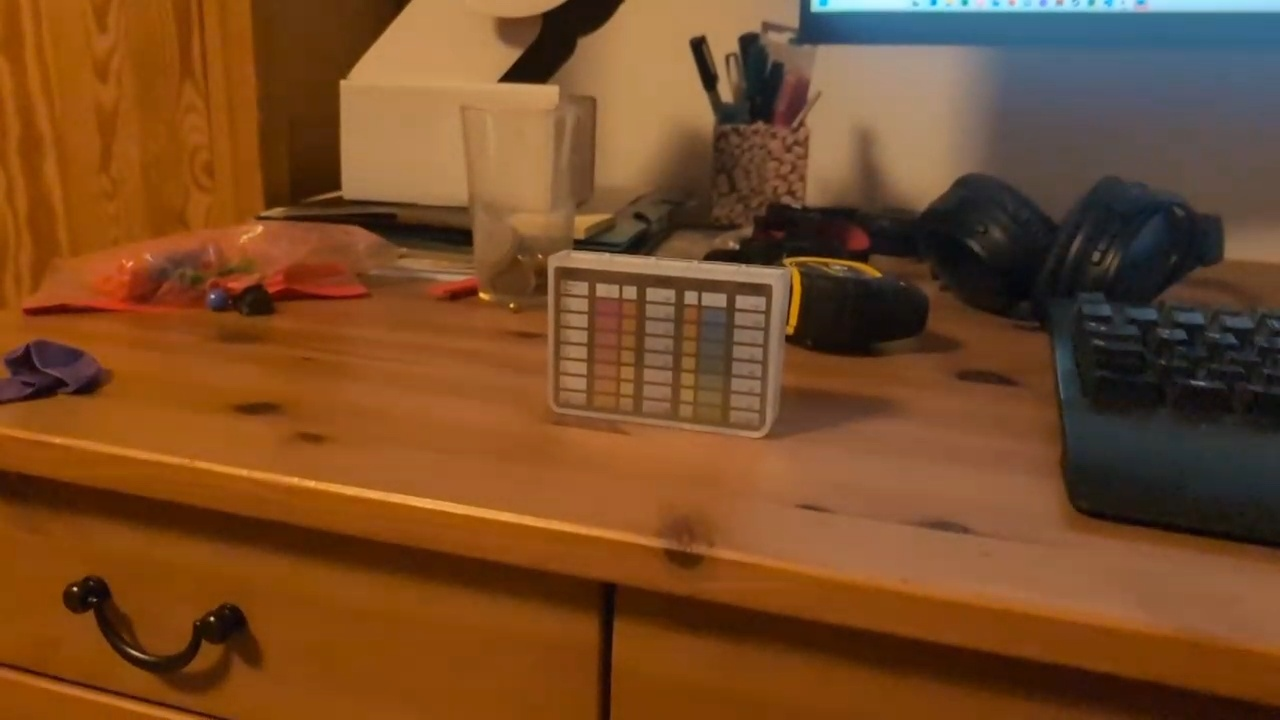
#> input picture raw_001.jpg, 1280 x 720 px, given in place of template02.jpg, which was not available
$ python test_diagnose_ph.py
#> lines starting #> are read from the running program, lines starting #| are printed output that depends on the picture; after the words box and inside, x2 and y2 are one past the last pixel; in counts of white or black regions, pixels touching at a corner belong together; pictures that were not available may be replaced by others from this repository, and a replacement may not be noted
### tracker.py
"""
tracker.py
==========
Messindikator-Tracker: Findet die Messkarte im Kamerabild über ihre Gitterzellen.

Erkennungsstrategie:
  Cell-Cluster: Canny → alle Konturen → kleine rechteckige (= Zellen) sammeln
                → Dichtefilter (Zellen liegen nahe beieinander)
                → minAreaRect der dichten Zellzentren als rotiertes Quad
                → _verify_quad bestätigt Gitterstruktur (HoughLinesP)

Liefert 4 geordnete Eckpunkte (TL, TR, BR, BL) im Frame-Koordinatensystem.
warp() wendet getPerspectiveTransform an und liefert das Kartenbild in exakt
der Template-Größe (inklusive Rotations- und Perspektivkorrektur).

Verwendung:
    tracker   = IndicatorTracker(template_gray)
    stability = QuadStabilityChecker(required_frames=5)

    quad, method = tracker.find(scene_gray)
    if stability.update(quad):
        warped = tracker.warp(frame_bgr, stability.mean_quad())
"""

import cv2
import numpy as np
from typing import List, Optional, Tuple


# ══════════════════════════════════════════════════════════
# Hilfsfunktionen
# ══════════════════════════════════════════════════════════

def order_quad_corners(pts: np.ndarray) -> np.ndarray:
    """
    Sortiert 4 Eckpunkte konsistent: TL → TR → BR → BL.
    TL = kleinste Summe x+y, BR = größte, TR = kleinste Differenz x-y, BL = größte.
    """
    pts = pts.reshape(4, 2).astype(np.float32)
    s   = pts.sum(axis=1)
    d   = np.diff(pts, axis=1).ravel()
    out = np.empty((4, 2), dtype=np.float32)
    out[0] = pts[np.argmin(s)]   # TL
    out[2] = pts[np.argmax(s)]   # BR
    out[1] = pts[np.argmin(d)]   # TR
    out[3] = pts[np.argmax(d)]   # BL
    return out


# ══════════════════════════════════════════════════════════
# Zell-Cluster-Detektion
# ══════════════════════════════════════════════════════════

def detect_card_by_cell_cluster(
    gray: np.ndarray,
    aspect_ratio: float,
    ratio_tol: float = 0.35,
    min_cells: int   = 6,
) -> Optional[np.ndarray]:
    """
    Findet die Karte über ihre Gitterzellen (statt der Außenkontur).

    Die Außenkontur verschmilzt häufig mit dem Hintergrund (Tischkante etc.).
    Die internen Zell-Rechtecke bleiben aber sichtbar und dicht gruppiert.

    Ablauf:
      1. Canny (ohne Dilatation, um Verschmelzung zu vermeiden)
      2. RETR_LIST: alle Konturen, nicht nur äußerste
      3. Kleine rechteckige Konturen = Zellkandidaten
      4. Dichtefilter: nur Zellen mit ≥3 Nachbarn innerhalb 80px behalten
         (Karten­raster = dicht; Hintergrundrechtecke = verteilt)
      5. minAreaRect auf den dichten Zellen → rotiertes Viereck
      6. Erweiterung um ~halbe Zellgröße (Zellzentren liegen nicht am Kartenrand)

    Returns:
        quad (4,2 float32) TL→TR→BR→BL, oder None
    """
    h, w       = gray.shape[:2]
    frame_area = h * w

    blurred  = cv2.GaussianBlur(gray, (5, 5), 0)
    clahe    = cv2.createCLAHE(clipLimit=2.0, tileGridSize=(8, 8))
    enhanced = clahe.apply(blurred)
    edges    = cv2.Canny(enhanced, 30, 120)

    contours, _ = cv2.findContours(edges, cv2.RETR_LIST, cv2.CHAIN_APPROX_SIMPLE)

    min_cell = frame_area * 0.0001
    max_cell = frame_area * 0.02

    centers:    List[Tuple[float, float]] = []
    cell_sizes: List[float]               = []
    for cnt in contours:
        area = cv2.contourArea(cnt)
        if area < min_cell or area > max_cell:
            continue

        hull = cv2.convexHull(cnt)
        peri = cv2.arcLength(hull, True)
        if peri < 1:
            continue
        approx = cv2.approxPolyDP(hull, 0.08 * peri, True)
        if len(approx) != 4:
            continue

        rect_box   = cv2.minAreaRect(approx)
        rw_c, rh_c = rect_box[1]
        if min(rw_c, rh_c) < 4:
            continue
        cell_ar = max(rw_c, rh_c) / (min(rw_c, rh_c) + 1e-6)
        if cell_ar > 4.5:
            continue

        cx, cy = rect_box[0]
        centers.append((cx, cy))
        cell_sizes.append(max(rw_c, rh_c))

    if len(centers) < min_cells:
        return None

    pts = np.array(centers, dtype=np.float32)

    # Dichte Zellen: ≥3 Nachbarn in 80px (ca. 2-4 Zellbreiten bei typischer Entfernung)
    radius = 80.0
    keep   = []
    for i, p in enumerate(pts):
        dists = np.linalg.norm(pts - p, axis=1)
        if int(np.sum(dists < radius)) >= 4:            # self + 3 Nachbarn
            keep.append(i)
    if len(keep) < min_cells:
        return None
    dense       = pts[keep]
    dense_sizes = np.array([cell_sizes[i] for i in keep])

    # Rotiertes Rechteck (ermöglicht korrekte Entzerrung bei gekippter Karte)
    (cx, cy), (rw, rh), angle = cv2.minAreaRect(dense)
    if min(rw, rh) < 20:
        return None

    ar    = max(rw, rh) / (min(rw, rh) + 1e-6)
    ar_lo = aspect_ratio * (1.0 - ratio_tol)
    ar_hi = aspect_ratio * (1.0 + ratio_tol)
    if not (ar_lo <= ar <= ar_hi):
        return None

    # Zellzentren liegen nicht am Kartenrand — um halbe Zellgröße nach außen erweitern
    half_cell = float(np.median(dense_sizes)) * 0.5
    expanded  = ((cx, cy), (rw + 2 * half_cell, rh + 2 * half_cell), angle)

    quad = cv2.boxPoints(expanded).astype(np.float32)
    quad[:, 0] = np.clip(quad[:, 0], 0, w - 1)
    quad[:, 1] = np.clip(quad[:, 1], 0, h - 1)

    return order_quad_corners(quad)


# ══════════════════════════════════════════════════════════
# Stabilitätsprüfung
# ══════════════════════════════════════════════════════════

class QuadStabilityChecker:
    """
    Bewertet ob das erkannte Viereck über N aufeinanderfolgende Frames stabil ist.
    Stabilität = max. Eckpunktdrift über die letzten N Frames < max_drift Pixel.
    """

    # [16 lines left out: functions __init__, update, not called in this run]

    def reset(self):
        self._history.clear()

    def progress(self) -> int:
        return len(self._history)

    # [4 lines left out: function mean_quad, not called in this run]


# ══════════════════════════════════════════════════════════
# Haupt-Tracker
# ══════════════════════════════════════════════════════════

class IndicatorTracker:
    """
    Findet die Messkarte über Gitterzell-Clustering.

    find() gibt (quad, method) zurück:
        quad   – (4,2) float32 TL→TR→BR→BL im Frame, oder None
        method – 'cell' | 'none'
    """

    def __init__(self, template_gray: np.ndarray):
        self.template      = template_gray
        h, w               = template_gray.shape[:2]
        self.template_size = (w, h)
        self.aspect_ratio  = max(w, h) / min(w, h)

    # ──────────────────────────────────────────────────────

    def find(self, scene_gray: np.ndarray) -> Tuple[Optional[np.ndarray], str]:
        """
        Sucht den Indikator im Graustufen-Frame.
        Fallback-Pfade (Rect-Kontur, ORB/SIFT) sind deaktiviert — sie waren
        langsam und lieferten falsche Overlays.
        """
        quad = detect_card_by_cell_cluster(scene_gray, self.aspect_ratio)
        if quad is not None and self._verify_quad(scene_gray, quad):
            return quad, 'cell'
        return None, 'none'

    # ──────────────────────────────────────────────────────

    def _verify_quad(self, scene_gray: np.ndarray, quad: np.ndarray) -> bool:
        """
        Prüft ob die erkannte Region ein Gitter enthält (Falsch-Positiv-Schutz).
        Warpt auf 128x90 und zählt H/V-Linien mit HoughLinesP.
        """
        vw, vh      = 128, 90
        dst_corners = np.float32([[0, 0], [vw, 0], [vw, vh], [0, vh]])
        M      = cv2.getPerspectiveTransform(quad, dst_corners)
        warped = cv2.warpPerspective(scene_gray, M, (vw, vh))

        edges = cv2.Canny(warped, 30, 100)
        lines = cv2.HoughLinesP(edges, 1, np.pi / 180,
                                threshold=15, minLineLength=12, maxLineGap=4)
        if lines is None:
            return False

        h_lines = v_lines = 0
        for line in lines:
            x1, y1, x2, y2 = line[0]
            angle = abs(np.degrees(np.arctan2(y2 - y1, x2 - x1))) % 180
            if angle < 20 or angle > 160:
                h_lines += 1
            elif 70 < angle < 110:
                v_lines += 1

        return h_lines >= 20 and v_lines >= 4

    # ──────────────────────────────────────────────────────

    def warp(self, frame_bgr: np.ndarray, quad: np.ndarray) -> np.ndarray:
        """
        Perspektivkorrektur: Kartenbereich → exakte Template-Größe (BGR).

        getPerspectiveTransform auf 4 korrespondierende Eckpunkte liefert
        eine 3x3-Homographie, die Rotation + perspektivische Verzerrung
        vollständig entzerrt. Das Ergebnis ist achsenausgerichtet in
        Template-Größe — direkt geeignet für zellbasierte Farbmessung.
        """
        w_t, h_t    = self.template_size
        dst_corners = np.float32([[0, 0], [w_t, 0], [w_t, h_t], [0, h_t]])
        M = cv2.getPerspectiveTransform(quad.astype(np.float32), dst_corners)
        return cv2.warpPerspective(
            frame_bgr, M, (w_t, h_t),
            flags       = cv2.INTER_LINEAR,
            borderMode  = cv2.BORDER_REPLICATE,
        )

    # ──────────────────────────────────────────────────────

    # [17 lines left out: function draw_quad, not called in this run]

### test_diagnose_ph.py
"""
test_diagnose_ph.py
===================
Pro raw_*.jpg und Parameter:
  - Sample-LAB (L, A, B) aus der Measure-Zelle
  - min/max Kanal-Werte der Farb-Swatches
  - gewaehlter Kanal + r + Wert

Ziel: sehen, ob pH-Varianz von LAB-Drift (Beleuchtung) oder
      Warp-Region (Alignment) kommt.
"""
import cv2, json, glob
import numpy as np
from tracker import IndicatorTracker

ref      = json.load(open('reference.json', encoding='utf-8'))
#> (reads reference.json from the repository)
ref_img  = cv2.imread(ref['image_file'])
#> ref_img is the input picture: shape (720, 1280, 3); mean B, G, R 38, 74.4, 119.1
template = cv2.cvtColor(ref_img, cv2.COLOR_BGR2GRAY)
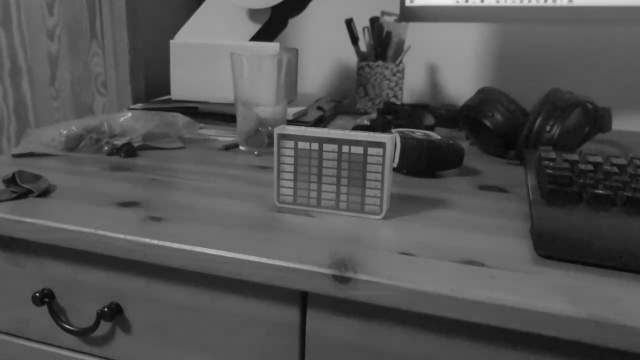
#> template: shape (720, 1280) (shown at 1/2 size); min 5, max 237, mean 83.6
tracker  = IndicatorTracker(template)

color_cells   = [c for c in ref['cells'] if     c['is_color_cell'] and c['value'] is not None]
measure_cells = [c for c in ref['cells'] if not c['is_color_cell']]
parameters    = sorted({p['name'] for p in ref['parameters']})

# [19 lines left out: functions cell_lab, best_channel, not called in this run]

names = {0:'L',1:'A',2:'B'}

images = sorted(glob.glob('raw_*.jpg'))
for p in images:
    frame = cv2.imread(p)
    gray  = cv2.cvtColor(frame, cv2.COLOR_BGR2GRAY)
    quad, method = tracker.find(gray)
#> in detect_card_by_cell_cluster, `enhanced = clahe.apply(blurred)`:
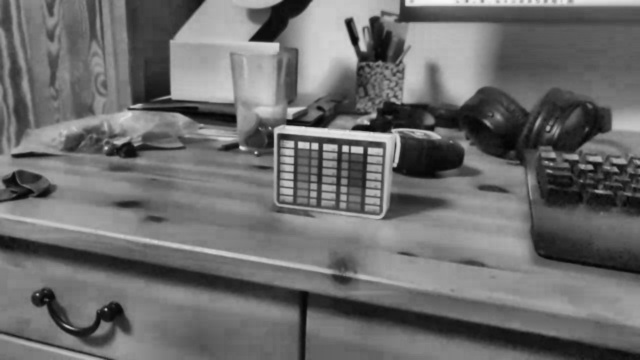
#> enhanced: shape (720, 1280) (shown at 1/2 size); min 4, max 248, mean 108.3
#> in detect_card_by_cell_cluster, `edges    = cv2.Canny(enhanced, 30, 120)`:
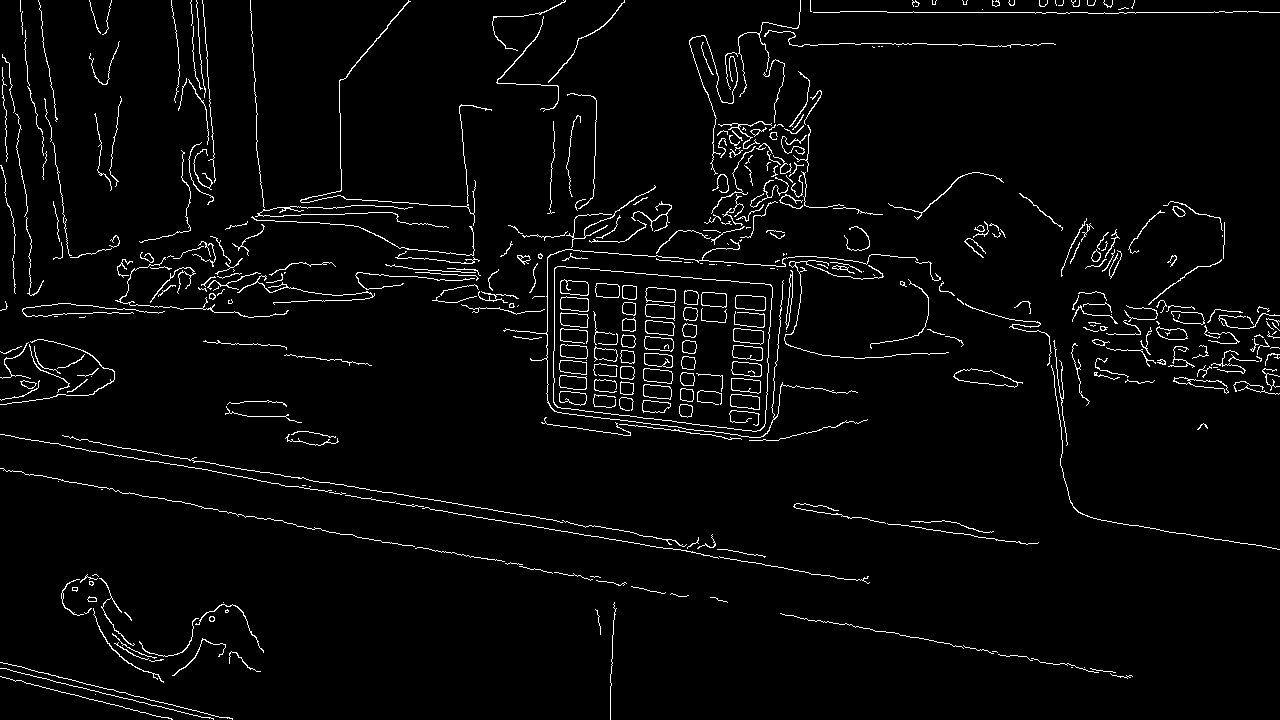
#> edges: shape (720, 1280); 3.2% white in thin lines or dots
#> in detect_card_by_cell_cluster, `contours, _ = cv2.findContours(edges, cv2.RETR_LIST, cv2.CHAIN_APPROX_..`: contours = 512 contours, 372 with area under 20; largest, box (x1, y1, x2, y2) and area: (553, 266, 773, 432) 31008, (553, 266, 773, 432) 30996, (953, 368, 1023, 388) 658, (954, 368, 1018, 388) 644, (735, 295, 766, 311) 404
#> the loop in detect_card_by_cell_cluster, `for cnt in contours:` made 512 passes
#> area on passes 16, 18, 20: 30.5, 21.5, 23
#> after the loop in detect_card_by_cell_cluster, `for cnt in contours:`: cell_sizes = 78 values, max 31.35 at index 47, min 11.18 at index 28, mean 21.92; centers = 78 pairs, first value 572.5 to 1171.5, second value 286.9 to 410
#> in detect_card_by_cell_cluster, `pts = np.array(centers, dtype=np.float32)`: pts has the same summary as centers
#> the loop in detect_card_by_cell_cluster, `for i, p in enumerate(pts):` made 78 passes
#> p on passes 1 to 8: [685.5, 410], [685.5, 410], [656, 406.5], [656, 406.4], [744.5, 402], [744.5, 402.5], [572.5, 396.5], [572.5, 396.5]
#> after the loop in detect_card_by_cell_cluster, `for i, p in enumerate(pts):`: keep = 76 values from 0 to 77
#> in detect_card_by_cell_cluster, `dense       = pts[keep]`: dense = 76 pairs, first value 572.5 to 750, second value 286.9 to 410
#> in detect_card_by_cell_cluster, `dense_sizes = np.array([cell_sizes[i] for i in keep])`: dense_sizes = 76 values, max 30.43 at index 45, min 11.18 at index 28, mean 21.68
#> in detect_card_by_cell_cluster, `(cx, cy), (rw, rh), angle = cv2.minAreaRect(dense)`: cx = 658.8; cy = 350.8; rw = 113.4; rh = 179.5; angle = -85.22
#> in detect_card_by_cell_cluster, `ar    = max(rw, rh) / (min(rw, rh) + 1e-6)`: ar = 1.58
#> in detect_card_by_cell_cluster, `half_cell = float(np.median(dense_sizes)) * 0.5`: half_cell = 13.48
#> in detect_card_by_cell_cluster, `expanded  = ((cx, cy), (rw + 2 * half_cell, rh + 2 * half_cell), angle)`: expanded = ((658.8, 350.8), (140.4, 206.4), -85.22)
#> in detect_card_by_cell_cluster, `quad = cv2.boxPoints(expanded).astype(np.float32)`: quad = [[755.8, 429.4], [550, 412.2], [561.7, 272.3], [767.5, 289.5]]
#> in order_quad_corners, `pts = pts.reshape(4, 2).astype(np.float32)`: pts has the same summary as quad in detect_card_by_cell_cluster
#> in order_quad_corners, `s   = pts.sum(axis=1)`: s = [1185.2, 962.2, 834, 1057]
#> in order_quad_corners, `d   = np.diff(pts, axis=1).ravel()`: d = [-326.4, -137.8, -289.5, -478]
#> in find, `quad = detect_card_by_cell_cluster(scene_gray, self.aspect_ratio)`: quad = [[561.7, 272.3], [767.5, 289.5], [755.8, 429.4], [550, 412.2]]
#> in _verify_quad, `M      = cv2.getPerspectiveTransform(quad, dst_corners)`: M = [[0.618, 0.0517, -361.2], [-0.0534, 0.639, -143.9], [4.54e-19, -3.14e-18, 1]]
#> in _verify_quad, `warped = cv2.warpPerspective(scene_gray, M, (vw, vh))`:
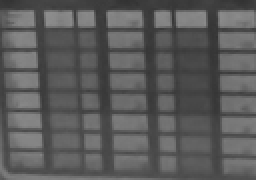
#> warped: shape (90, 128) (shown 2 times larger); min 50, max 142, mean 91.2
#> in _verify_quad, `edges = cv2.Canny(warped, 30, 100)`:
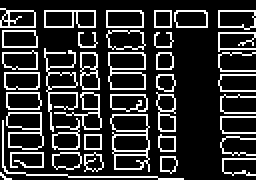
#> edges: shape (90, 128) (shown 2 times larger); 18.7% white in thin lines or dots
#> in _verify_quad, `lines = cv2.HoughLinesP(edges, 1, np.pi / 180, threshold=15, minLineLe..`: lines = 70 rows, first 6: [0, 13, 47, 13], [111, 79, 127, 79], [110, 58, 127, 58], [2, 43, 18, 44], [13, 87, 33, 87], [109, 13, 127, 13]
#> the loop in _verify_quad, `for line in lines:` made 70 passes
#> (x1, y1, x2, y2, angle) on passes 1 to 8: (0, 13, 47, 13, 0), (111, 79, 127, 79, 0), (110, 58, 127, 58, 0), (2, 43, 18, 44, 3.58), (13, 87, 33, 87, 0), (109, 13, 127, 13, 0), (1, 26, 47, 26, 0), (57, 77, 73, 77, 0)
#> after the loop in _verify_quad, `for line in lines:`: h_lines = 46; v_lines = 22
#> method = 'cell'
    if quad is None:
        print(f"-- {p}  nicht erkannt"); continue
    warped = tracker.warp(frame, quad)
#> in warp, `M = cv2.getPerspectiveTransform(quad.astype(np.float32), dst_corners)`: M = [[6.18, 0.517, -3611.5], [-0.427, 5.11, -1151.5], [4.54e-19, -3.14e-18, 1]]
#> in warp, `return cv2.warpPerspective( frame_bgr, M, (w_t, h_t), flags       = cv..`:
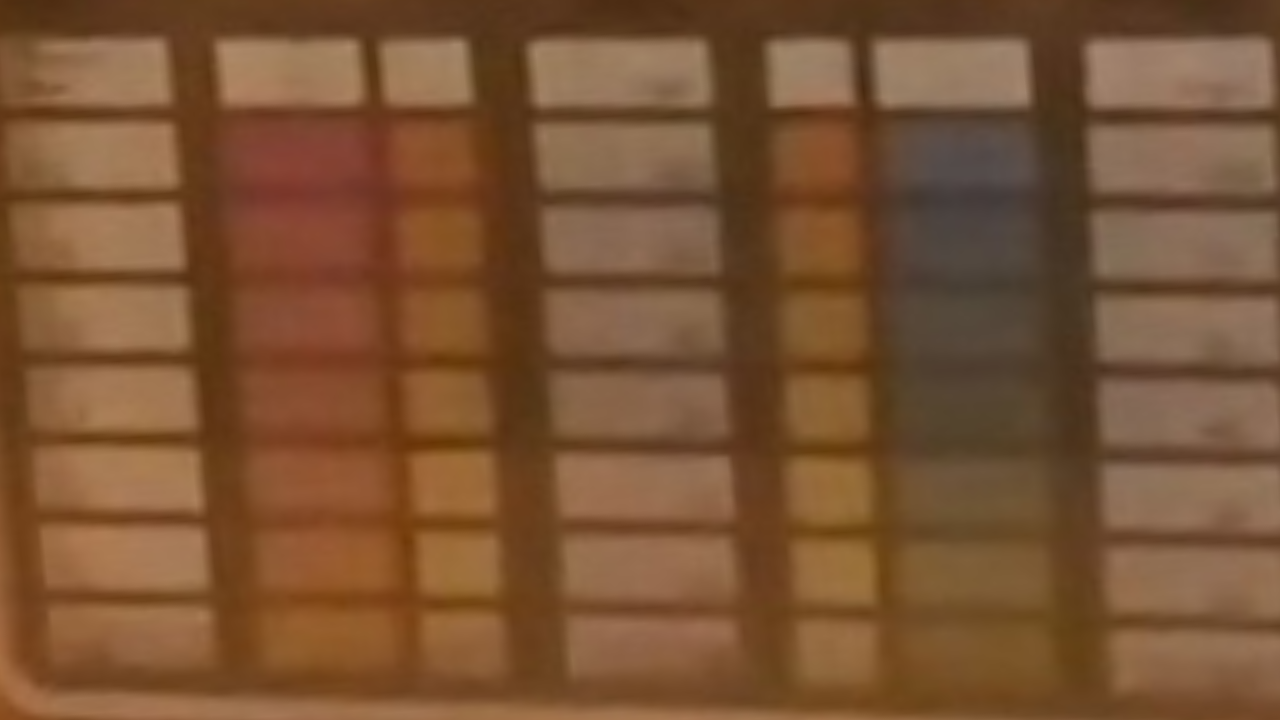
#> returned value: shape (720, 1280, 3); mean of channels 0, 1, 2 52.6, 83.5, 122; drawn as B, G, R
    lab    = cv2.cvtColor(warped, cv2.COLOR_BGR2LAB)
#> lab: shape (720, 1280, 3); mean of channels 0, 1, 2 99.3, 140.5, 152.4

    print(f"\n=== {p} [{method}] {warped.shape[1]}x{warped.shape[0]} ===")
#| === raw_001.jpg [cell] 1280x720 ===
    for param in parameters:
        pc = [c for c in color_cells   if c['parameter'] == param]
        pm = [c for c in measure_cells if c['parameter'] == param]
        if not pc or not pm:
            print(f"  {param:5s}  --  skip (color={len(pc)} measure={len(pm)})")
            continue

        labs, vals = [], []
        for c in pc:
            l = cell_lab(lab, c)
            if l is None: continue
            labs.append(l); vals.append(c['value'])
        if len(labs) < 3:
            print(f"  {param:5s}  --  nur {len(labs)} Farbzellen")
            continue

        ch_idx, r = best_channel(vals, labs)
        ch_name   = names[ch_idx]
        ch_vals   = np.array([l[ch_idx] for l in labs])
        y_vals    = np.array(vals)
        coeffs    = np.polyfit(ch_vals, y_vals, min(2, len(labs)-1))

        # Sample
        sample_labs = [cell_lab(lab, c) for c in pm]
        sample_labs = [l for l in sample_labs if l is not None]
        L_m = np.mean([s[0] for s in sample_labs])
        A_m = np.mean([s[1] for s in sample_labs])
        B_m = np.mean([s[2] for s in sample_labs])
        sample_ch = [L_m, A_m, B_m][ch_idx]
        value     = float(np.polyval(coeffs, sample_ch))
        clipped   = float(np.clip(value, min(vals), max(vals)))

        print(f"  {param:5s}  sample L={L_m:5.1f} A={A_m:5.1f} B={B_m:5.1f}  "
              f"ch={ch_name}(r={r:+.2f}) sample_{ch_name}={sample_ch:5.1f}  "
              f"swatch_{ch_name}=[{ch_vals.min():.0f}..{ch_vals.max():.0f}]  "
              f"raw={value:6.2f} clip={clipped:5.2f}")
